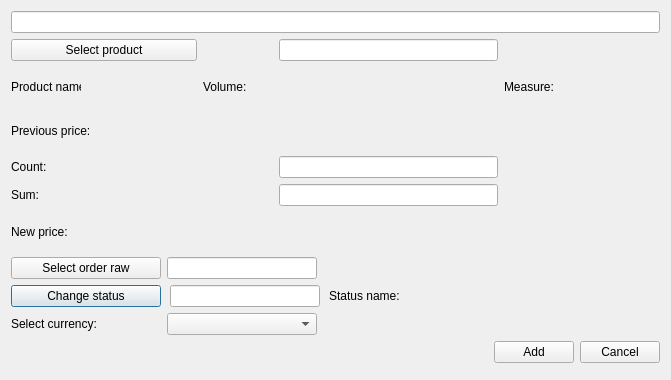
<?xml version="1.0" encoding="UTF-8"?>
<ui version="4.0">
 <class>CreateOrdRList</class>
 <widget class="QDialog" name="CreateOrdRList">
  <property name="geometry">
   <rect>
    <x>0</x>
    <y>0</y>
    <width>671</width>
    <height>380</height>
   </rect>
  </property>
  <property name="windowTitle">
   <string>Create/Update raw in order list</string>
  </property>
  <property name="locale">
   <locale language="English" country="UnitedStates"/>
  </property>
  <property name="modal">
   <bool>false</bool>
  </property>
  <layout class="QGridLayout" name="gridLayout">
   <property name="leftMargin">
    <number>11</number>
   </property>
   <property name="topMargin">
    <number>11</number>
   </property>
   <property name="rightMargin">
    <number>11</number>
   </property>
   <property name="bottomMargin">
    <number>17</number>
   </property>
   <item row="7" column="0" colspan="6">
    <widget class="QWidget" name="editSectionWgt" native="true">
     <layout class="QGridLayout" name="gridLayout_3">
      <property name="leftMargin">
       <number>0</number>
      </property>
      <property name="topMargin">
       <number>0</number>
      </property>
      <property name="rightMargin">
       <number>0</number>
      </property>
      <property name="bottomMargin">
       <number>0</number>
      </property>
      <item row="1" column="0" colspan="3">
       <widget class="QWidget" name="statusWidget" native="true">
        <layout class="QHBoxLayout" name="horizontalLayout_3">
         <property name="spacing">
          <number>9</number>
         </property>
         <property name="leftMargin">
          <number>0</number>
         </property>
         <property name="topMargin">
          <number>0</number>
         </property>
         <property name="rightMargin">
          <number>0</number>
         </property>
         <property name="bottomMargin">
          <number>0</number>
         </property>
         <item>
          <widget class="QPushButton" name="statusBtn">
           <property name="sizePolicy">
            <sizepolicy hsizetype="Fixed" vsizetype="Fixed">
             <horstretch>0</horstretch>
             <verstretch>0</verstretch>
            </sizepolicy>
           </property>
           <property name="minimumSize">
            <size>
             <width>150</width>
             <height>0</height>
            </size>
           </property>
           <property name="text">
            <string>Change status</string>
           </property>
          </widget>
         </item>
         <item>
          <widget class="QLineEdit" name="statusEdit">
           <property name="maximumSize">
            <size>
             <width>150</width>
             <height>16777215</height>
            </size>
           </property>
           <property name="readOnly">
            <bool>true</bool>
           </property>
          </widget>
         </item>
         <item>
          <widget class="QLabel" name="statusLb">
           <property name="text">
            <string>Status name:</string>
           </property>
          </widget>
         </item>
         <item>
          <widget class="QLabel" name="statusPh">
           <property name="minimumSize">
            <size>
             <width>120</width>
             <height>0</height>
            </size>
           </property>
           <property name="font">
            <font>
             <family>Times New Roman</family>
             <pointsize>12</pointsize>
             <weight>75</weight>
             <italic>true</italic>
             <bold>true</bold>
            </font>
           </property>
           <property name="text">
            <string/>
           </property>
          </widget>
         </item>
        </layout>
       </widget>
      </item>
      <item row="0" column="2">
       <spacer name="horizontalSpacer_2">
        <property name="orientation">
         <enum>Qt::Horizontal</enum>
        </property>
        <property name="sizeHint" stdset="0">
         <size>
          <width>40</width>
          <height>20</height>
         </size>
        </property>
       </spacer>
      </item>
      <item row="2" column="2">
       <spacer name="horizontalSpacer_4">
        <property name="orientation">
         <enum>Qt::Horizontal</enum>
        </property>
        <property name="sizeHint" stdset="0">
         <size>
          <width>40</width>
          <height>20</height>
         </size>
        </property>
       </spacer>
      </item>
      <item row="0" column="1">
       <widget class="QLineEdit" name="orderRawEdit">
        <property name="maximumSize">
         <size>
          <width>150</width>
          <height>16777215</height>
         </size>
        </property>
        <property name="text">
         <string/>
        </property>
        <property name="readOnly">
         <bool>true</bool>
        </property>
       </widget>
      </item>
      <item row="2" column="1">
       <widget class="QComboBox" name="currencyCmb">
        <property name="maximumSize">
         <size>
          <width>150</width>
          <height>16777215</height>
         </size>
        </property>
       </widget>
      </item>
      <item row="0" column="0">
       <widget class="QPushButton" name="orderRawBtn">
        <property name="minimumSize">
         <size>
          <width>150</width>
          <height>0</height>
         </size>
        </property>
        <property name="maximumSize">
         <size>
          <width>150</width>
          <height>16777215</height>
         </size>
        </property>
        <property name="text">
         <string>Select order raw</string>
        </property>
       </widget>
      </item>
      <item row="2" column="0">
       <widget class="QLabel" name="currencyLb">
        <property name="text">
         <string>Select currency:</string>
        </property>
       </widget>
      </item>
     </layout>
    </widget>
   </item>
   <item row="2" column="4">
    <widget class="QLabel" name="measureLb">
     <property name="text">
      <string>Measure:</string>
     </property>
    </widget>
   </item>
   <item row="1" column="3">
    <widget class="QLineEdit" name="productEdit">
     <property name="readOnly">
      <bool>true</bool>
     </property>
    </widget>
   </item>
   <item row="2" column="2">
    <widget class="QLabel" name="volumeLb">
     <property name="minimumSize">
      <size>
       <width>70</width>
       <height>0</height>
      </size>
     </property>
     <property name="maximumSize">
      <size>
       <width>70</width>
       <height>16777215</height>
      </size>
     </property>
     <property name="text">
      <string>Volume:</string>
     </property>
    </widget>
   </item>
   <item row="8" column="0" colspan="6">
    <layout class="QHBoxLayout" name="horizontalLayout">
     <item>
      <spacer name="horizontalSpacer">
       <property name="orientation">
        <enum>Qt::Horizontal</enum>
       </property>
       <property name="sizeHint" stdset="0">
        <size>
         <width>40</width>
         <height>20</height>
        </size>
       </property>
      </spacer>
     </item>
     <item>
      <widget class="QPushButton" name="addBtn">
       <property name="text">
        <string>Add</string>
       </property>
      </widget>
     </item>
     <item>
      <widget class="QPushButton" name="cancelBtn">
       <property name="text">
        <string>Cancel</string>
       </property>
      </widget>
     </item>
    </layout>
   </item>
   <item row="6" column="0">
    <widget class="QLabel" name="label_3">
     <property name="text">
      <string>New price:</string>
     </property>
    </widget>
   </item>
   <item row="6" column="1">
    <widget class="QLabel" name="newPriceLb">
     <property name="font">
      <font>
       <family>Tahoma</family>
       <pointsize>10</pointsize>
       <weight>75</weight>
       <italic>true</italic>
       <bold>true</bold>
      </font>
     </property>
     <property name="text">
      <string/>
     </property>
    </widget>
   </item>
   <item row="2" column="0">
    <widget class="QLabel" name="prodNameLb">
     <property name="minimumSize">
      <size>
       <width>70</width>
       <height>0</height>
      </size>
     </property>
     <property name="maximumSize">
      <size>
       <width>70</width>
       <height>16777215</height>
      </size>
     </property>
     <property name="text">
      <string>Product name:</string>
     </property>
    </widget>
   </item>
   <item row="4" column="0" colspan="2">
    <widget class="QLabel" name="countLb">
     <property name="minimumSize">
      <size>
       <width>150</width>
       <height>0</height>
      </size>
     </property>
     <property name="text">
      <string>Count:</string>
     </property>
    </widget>
   </item>
   <item row="1" column="0" colspan="2">
    <widget class="QPushButton" name="productBtn">
     <property name="text">
      <string>Select product</string>
     </property>
    </widget>
   </item>
   <item row="3" column="0">
    <widget class="QLabel" name="label">
     <property name="text">
      <string>Previous price:</string>
     </property>
    </widget>
   </item>
   <item row="3" column="1">
    <widget class="QLabel" name="oldPriceLb">
     <property name="font">
      <font>
       <family>Tahoma</family>
       <pointsize>10</pointsize>
       <weight>75</weight>
       <italic>true</italic>
       <bold>true</bold>
      </font>
     </property>
     <property name="text">
      <string/>
     </property>
    </widget>
   </item>
   <item row="5" column="3">
    <widget class="QLineEdit" name="sumEdit"/>
   </item>
   <item row="5" column="0" colspan="2">
    <widget class="QLabel" name="sumLb">
     <property name="text">
      <string>Sum:</string>
     </property>
    </widget>
   </item>
   <item row="2" column="5">
    <widget class="QLabel" name="measurePh">
     <property name="minimumSize">
      <size>
       <width>100</width>
       <height>0</height>
      </size>
     </property>
     <property name="font">
      <font>
       <family>Times New Roman</family>
       <pointsize>12</pointsize>
       <weight>75</weight>
       <italic>true</italic>
       <bold>true</bold>
      </font>
     </property>
     <property name="text">
      <string/>
     </property>
    </widget>
   </item>
   <item row="4" column="3">
    <widget class="QLineEdit" name="countEdit">
     <property name="toolTip">
      <string>&lt;html&gt;&lt;head/&gt;&lt;body&gt;&lt;p&gt;For example: 100&lt;/p&gt;&lt;/body&gt;&lt;/html&gt;</string>
     </property>
    </widget>
   </item>
   <item row="2" column="1">
    <widget class="QLabel" name="prodNamePh">
     <property name="minimumSize">
      <size>
       <width>100</width>
       <height>0</height>
      </size>
     </property>
     <property name="font">
      <font>
       <family>Times New Roman</family>
       <pointsize>12</pointsize>
       <weight>75</weight>
       <italic>true</italic>
       <bold>true</bold>
      </font>
     </property>
     <property name="text">
      <string/>
     </property>
    </widget>
   </item>
   <item row="2" column="3">
    <widget class="QLabel" name="volumePh">
     <property name="minimumSize">
      <size>
       <width>100</width>
       <height>0</height>
      </size>
     </property>
     <property name="font">
      <font>
       <family>Times New Roman</family>
       <pointsize>12</pointsize>
       <weight>75</weight>
       <italic>true</italic>
       <bold>true</bold>
      </font>
     </property>
     <property name="text">
      <string/>
     </property>
    </widget>
   </item>
   <item row="0" column="0" colspan="6">
    <widget class="SearchBox" name="searchEdit"/>
   </item>
   <item row="6" column="2">
    <widget class="QLabel" name="newPriceCurrency">
     <property name="text">
      <string/>
     </property>
    </widget>
   </item>
   <item row="3" column="2">
    <widget class="QLabel" name="oldPriceCurrency">
     <property name="text">
      <string/>
     </property>
    </widget>
   </item>
   <item row="5" column="4">
    <widget class="QLabel" name="currenctCurrency">
     <property name="text">
      <string/>
     </property>
    </widget>
   </item>
  </layout>
 </widget>
 <customwidgets>
  <customwidget>
   <class>SearchBox</class>
   <extends>QLineEdit</extends>
   <header>searchbox.h</header>
  </customwidget>
 </customwidgets>
 <tabstops>
  <tabstop>productBtn</tabstop>
  <tabstop>countEdit</tabstop>
  <tabstop>sumEdit</tabstop>
  <tabstop>orderRawBtn</tabstop>
  <tabstop>statusBtn</tabstop>
  <tabstop>addBtn</tabstop>
  <tabstop>cancelBtn</tabstop>
  <tabstop>productEdit</tabstop>
  <tabstop>orderRawEdit</tabstop>
  <tabstop>statusEdit</tabstop>
  <tabstop>currencyCmb</tabstop>
 </tabstops>
 <resources/>
 <connections/>
</ui>
